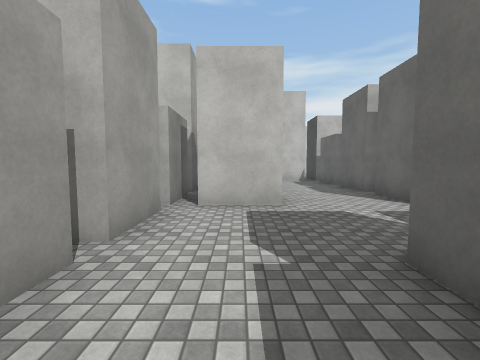
View 1 (above)

24 first-person views from a walk through a 3-D level made in the Unity game engine. The camera is 1.5 m above the floor, tilts 4° down and sees 90° across. The floor is counted in squares, 2 m on a side. Each view is taken from the middle of a square. On the plan, view 1 faces up. The plan holds only what a view shows up to about 9 squares ahead; the rest is blank. The place goes on beyond the plan. The player character is not drawn. Surface patterns are stand-ins for the level's own textures.

View 2
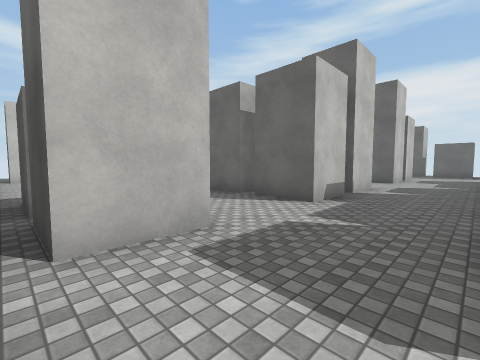

View 3
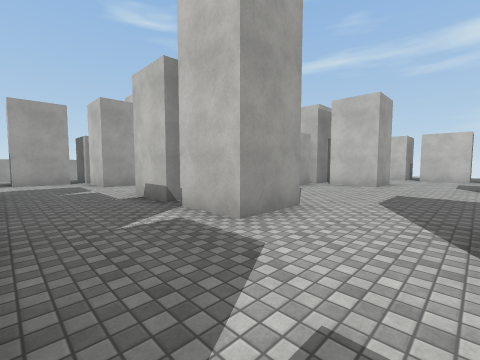

View 4
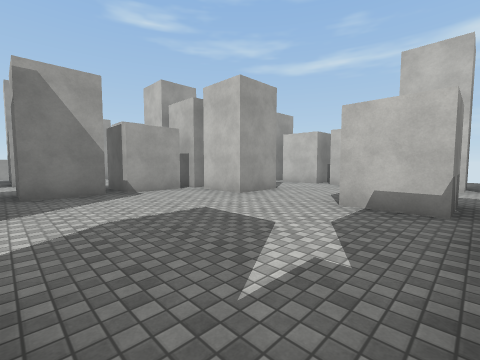

View 5
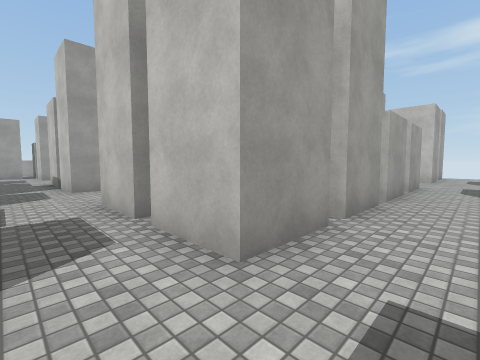

View 6
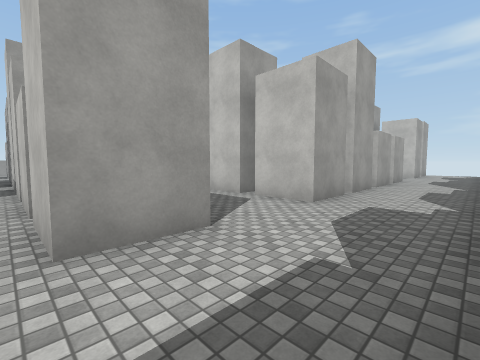

View 7
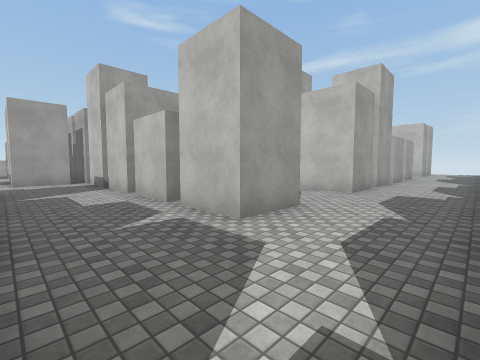

View 8
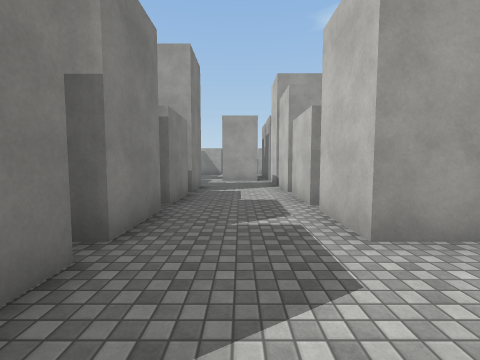

View 9
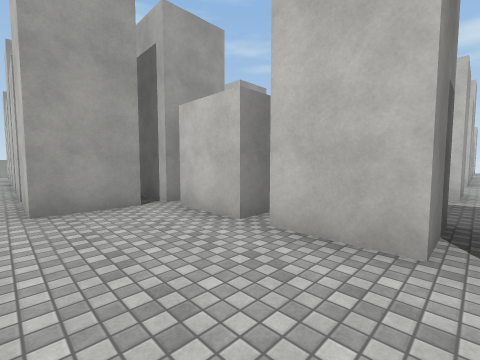

View 10
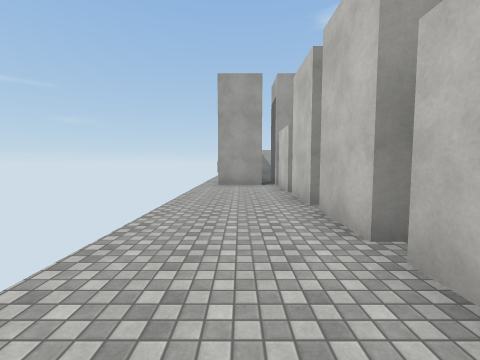

View 11
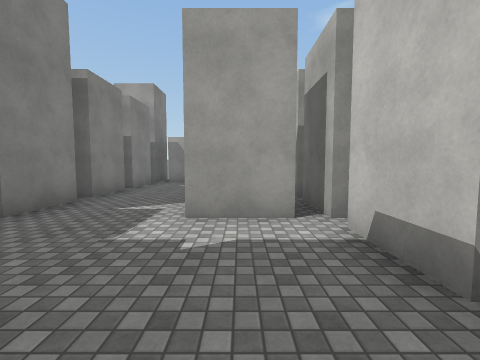

View 12
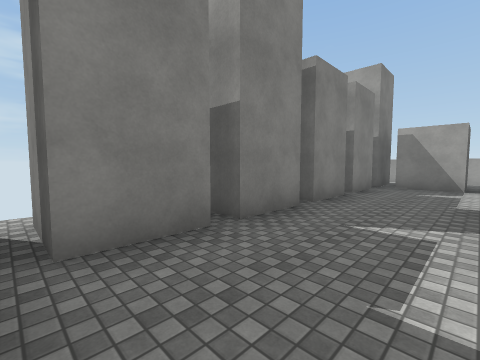

View 13
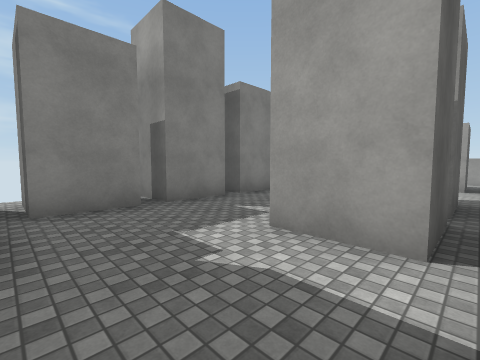

View 14
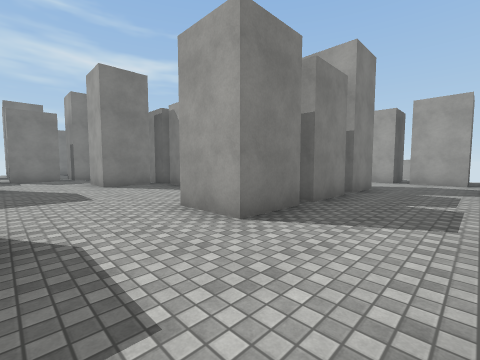

View 15
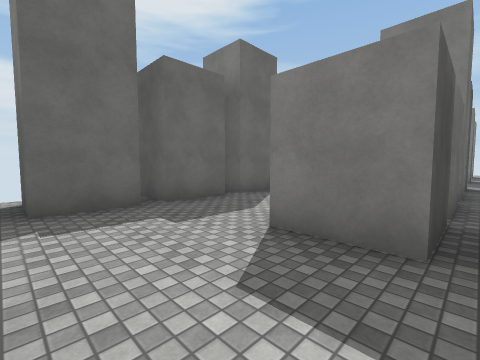

View 16
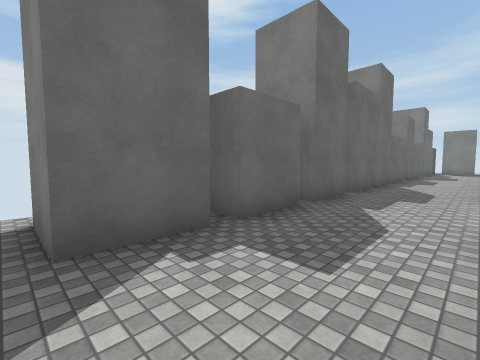

View 17
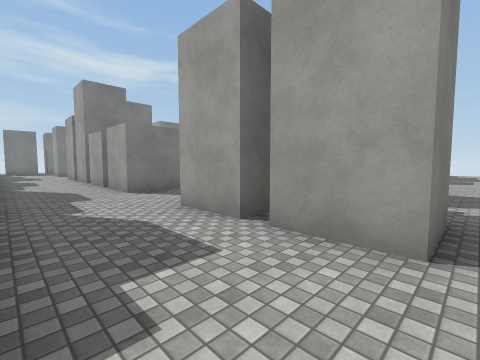

View 18
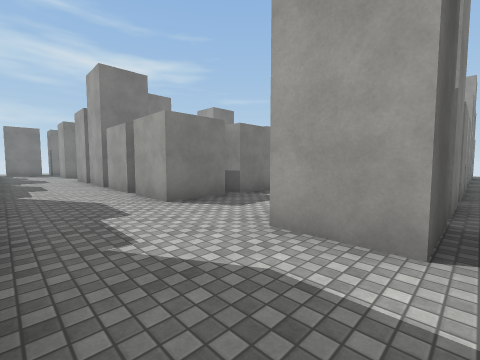

View 19
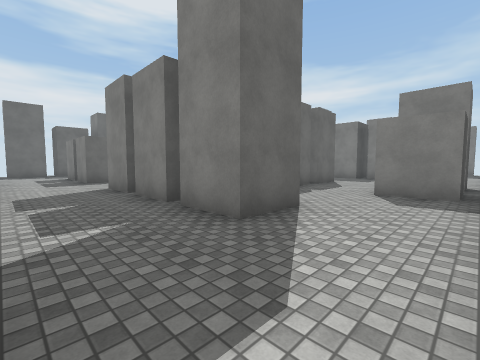

View 20
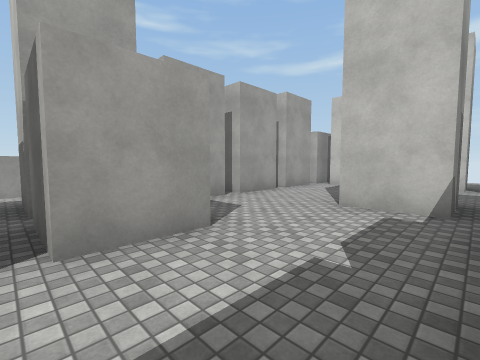

View 21
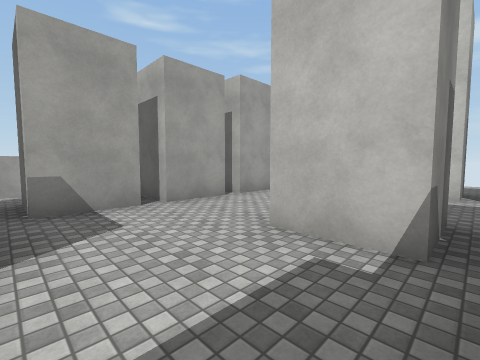

View 22
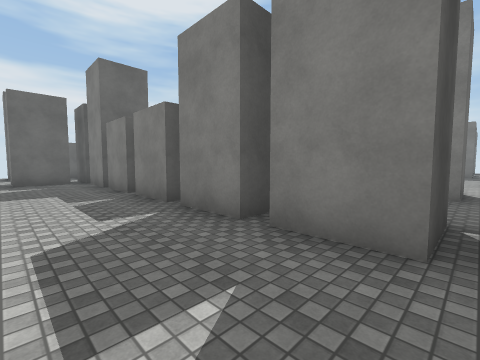

View 23
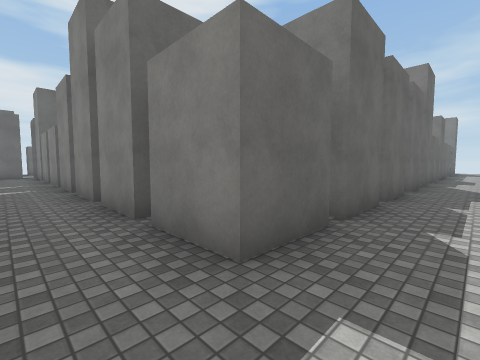

View 24
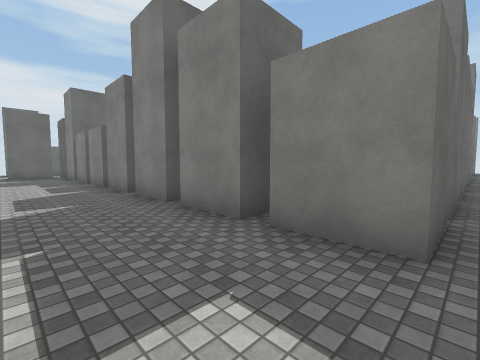

### Floor plan
Key: @ floor where view 1 was taken; # wall or solid block; . floor; ^ raised ledge.
Columns run from 5 left of view 1 to 17 right of it. Each row starts with its distance up from view 1.
 18   ....................
 17  ................#...#
 16  .....................
 15  ..#.#.#.#.#.#.#.#...#
 14  .....................
 13  ..#.................#
 12  .....................
 11  ..#...#.#.#...#.#...#
 10  ....................
  9  ..#.....#.......#...#
  8 ^....................
  7  ..#.#...#.......#...#
  6 ^....................
  5  ..#.#...#.#...#.#...
  4     .................
  3    #.................
  2    ..................
  1    #...#.#.#.#.#.#...
  0 ^....@...............
 -1    #   #.#...........
 -2 ^....................
 -3    #.........#.#.#.#.#
 -4    ...................
 -5    # #.#.#.#.#.........
 -6       ................

Positions as (right, up) in squares from view 1, and headings:
1: (0, 0), facing up
2: (-1, 2), facing up-right
3: (9, 2), facing up-left
4: (11, 6), facing up-left
5: (14, 3), facing up-left
6: (15, 0), facing up-left
7: (15, -2), facing up-left
8: (15, -1), facing left
9: (13, -6), facing up-left
10: (17, -5), facing left
11: (8, -1), facing left
12: (7, -2), facing down-left
13: (7, 0), facing down-left
14: (9, 14), facing down-left
15: (11, 14), facing down-right
16: (13, 18), facing down-right
17: (15, 18), facing down-left
18: (15, 16), facing down-left
19: (-1, 14), facing down-right
20: (3, 6), facing up-left
21: (3, 8), facing up-left
22: (1, 18), facing down-right
23: (-4, 17), facing down-right
24: (-3, 18), facing down-right
